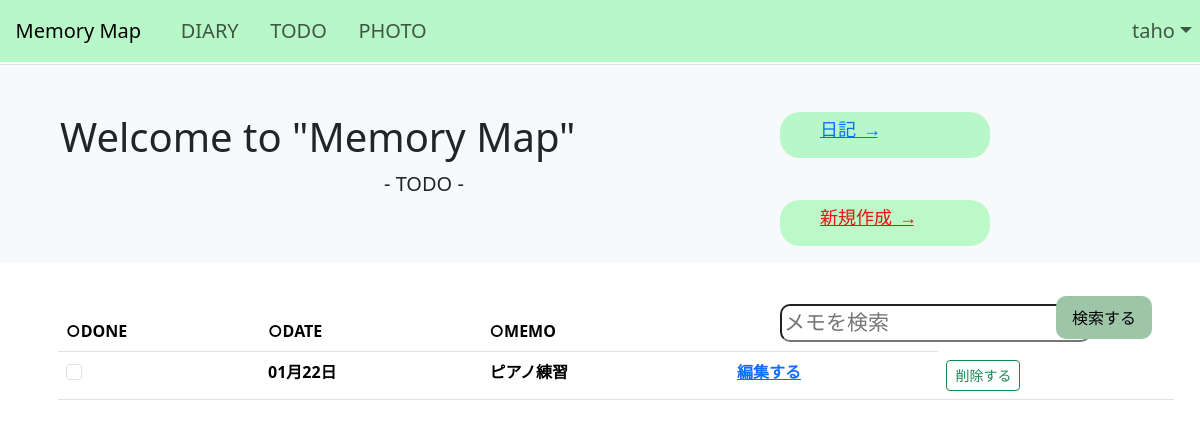
The page /spdiary/ListPage/ (signed in) on the database as committed earlier.
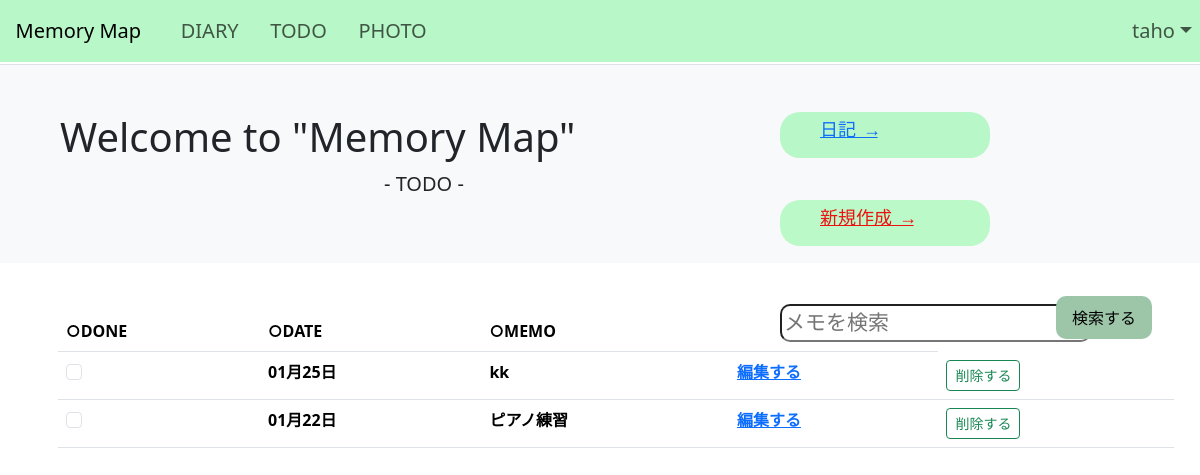
The same page on the database as committed later.
### spdiary/models.py (models this page shows)
class Todo(models.Model):
    time = models.DateField(verbose_name="作成日", default=timezone.now)
    memo = models.TextField(max_length=255)
    user = models.ForeignKey(User, on_delete=models.CASCADE)

### spdiary/views.py (the view)
# urls.py: path('ListPage/',ListPage.as_view(),name='ListPage'),
class ListPage(generic.ListView):
    model = Todo
    template_name = 'todo/ListPage.html'
    def get_queryset(self):
        query = self.request.GET.get('query')
        if query and self.request.user.is_active:
            todo_list = Todo.objects.filter(
                memo__icontains=query,user=self.request.user)
        elif not query and self.request.user.is_active:
            todo_list = Todo.objects.filter(user=self.request.user).order_by('-id')
        else:
            todo_list = Todo.objects.none()
        return todo_list

### templates/todo/listpage.html (shortened to what this page needs)
{% extends './base.html' %}
{% block content %}
<body>
    <div class="bg-light p-3 p-sm-5 mb-4 border-top">
    <div class="container">
      <h1 class="display-6">Welcome to "Memory Map"</h1>
      <p style="font-size:20px; padding-left:30%;">- TODO -</p>
    </div>
    </div>
    <div class="container">
    <form action="" method="get">
        <input name="query" value="{{ request.GET.query }}" type="text" placeholder="メモを検索"/>
        <button type="submit"class="button">検索する</button>
    </form>
    </div>
    <ul>
        <div class="container">
            <table class="table caption-top my-5">
                <thead>
                    <tr>
                        <th scope="col">○DONE</th>
                        <th scope="col">○DATE</th>
                        <th scope="col">○MEMO</th>
                    </tr>
                    <tbody>
                    {% for item in object_list %}
                    <tr>
                        <th><div class="form-check">
                            <input class="form-check-input position-static" type="checkbox">
                          </div></th>
                        <th>{{ item.time|date:" m月d日" }}</th>
                        <th>{{ item.memo }}</th>
                        <th><a href="{% url 'spdiary:UpdatePage' item.pk %}">編集する</a></th>
                        <th><button type="button" class="btn btn-outline-success btn-sm" data-bs-toggle="modal" data-bs-target="#deleteModal-{{item.pk}}">削除する</button>
                            {% include 'todo/deletepage.html' %}</th>
                    </tr>
                    {% endfor %}
                    </tbody>
                </thead>
            </table>
        </div>
    </ul>
<a class="createpage" href="{% url 'spdiary:CreatePage' %}"><span class="yohaku">新規作成 →</span></a>
<a class="homepage" href="{% url 'spdiary:list' %}"><span class="yohaku">日記 →</span></a>
{% endblock %}

Rows that differ between the two databases and show on the page:
added Todo: time "01月25日", memo "kk"
